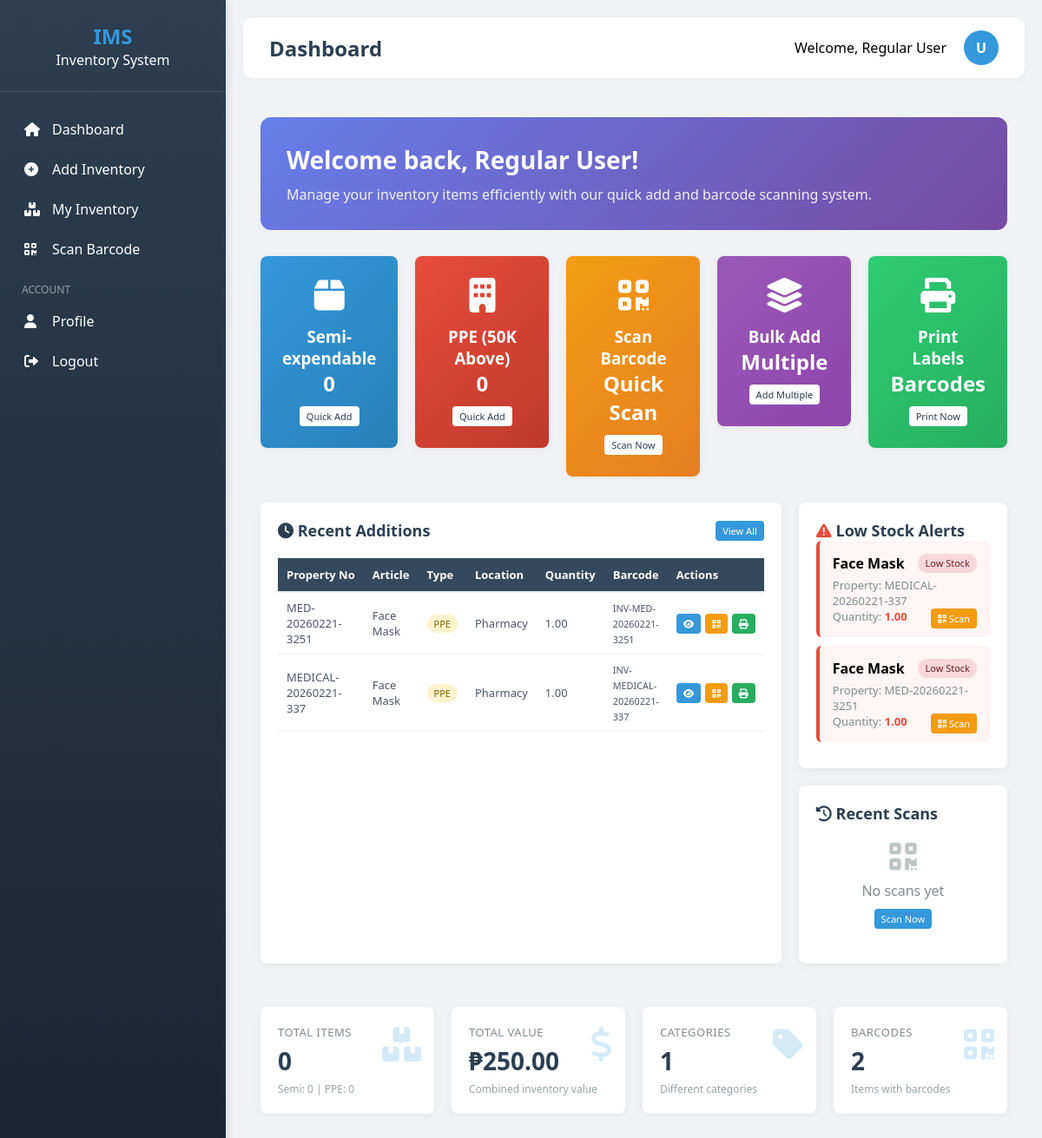
Page /user/dashboard.php (signed in) on the committed database.
### tables this page shows
CREATE TABLE `inventory` (
  `id` int(11) NOT NULL,
  `article_name` varchar(255) NOT NULL,
  `description` text DEFAULT NULL,
  `property_no` varchar(120) DEFAULT NULL,
  `uom` varchar(50) DEFAULT NULL,
  `qty_property_card` decimal(12,2) DEFAULT 0.00,
  `qty_physical_count` decimal(12,2) DEFAULT 0.00,
  `location_id` int(11) DEFAULT NULL,
  `condition_text` varchar(100) DEFAULT NULL,
  `remarks` text DEFAULT NULL,
  `certified_correct` text DEFAULT NULL,
  `approved_by` int(11) DEFAULT NULL,
  `verified_by` int(11) DEFAULT NULL,
  `section_id` int(11) DEFAULT NULL,
  `date_added` timestamp NOT NULL DEFAULT current_timestamp(),
  `date_updated` timestamp NULL DEFAULT NULL,
  `fund_cluster` varchar(50) DEFAULT NULL,
  `unit_value` decimal(12,2) DEFAULT 0.00,
  `equipment_id` int(11) DEFAULT 1,
  `type_equipment` varchar(50) DEFAULT '',
  `category` varchar(50) DEFAULT '',
  `allocate_to` int(11) DEFAULT NULL,
  `barcode_data` varchar(255) DEFAULT NULL,
  `barcode_image` longblob DEFAULT NULL
);

CREATE TABLE `departments` (
  `id` int(11) NOT NULL,
  `building_id` int(11) DEFAULT NULL,
  `name` varchar(255) NOT NULL
);

### user/dashboard.php (the view, shortened to what this page needs)
<?php
require_once '../includes/header.php';
require_once '../includes/functions.php';
$stats = [
    'total_semi' => $conn->query("SELECT COUNT(*) as count FROM inventory WHERE type_equipment = 'semi'")->fetch_assoc()['count'],
    'total_ppe' => $conn->query("SELECT COUNT(*) as count FROM inventory WHERE type_equipment = 'ppe'")->fetch_assoc()['count'],
    'total_value' => $conn->query("SELECT SUM(qty_physical_count * unit_value) as total FROM inventory")->fetch_assoc()['total'] ?? 0,
    'recent' => $conn->query("
        SELECT i.*, d.name as location_name, e.name as equipment_name
        FROM inventory i
        LEFT JOIN departments d ON i.location_id = d.id
        LEFT JOIN equipment e ON i.equipment_id = e.id
        ORDER BY i.date_added DESC
        LIMIT 10
    ")
];
$low_stock = $conn->query("
    SELECT * FROM inventory
    WHERE qty_physical_count <= 5 AND qty_physical_count > 0
    ORDER BY qty_physical_count ASC
    LIMIT 5
");
$recent_scans = $conn->query("
    SELECT a.*, u.username, i.article_name, i.property_no
    FROM activity_log a
    LEFT JOIN users u ON a.user_id = u.id
    LEFT JOIN inventory i ON a.item_id = i.id
    WHERE a.action = 'scan'
    ORDER BY a.date_created DESC
    LIMIT 5
");
?>
<?php include '../includes/sidebar.php'; ?>
<div style="padding: 20px;">
    <div style="background: linear-gradient(135deg, #667eea 0%, #764ba2 100%); padding: 30px; border-radius: 12px; margin-bottom: 30px; color: white;">
        <h1 style="font-size: 28px; margin-bottom: 10px;">Welcome back, <?php echo htmlspecialchars($_SESSION['fullname'] ?? $_SESSION['username']); ?>!</h1>
        <p style="opacity: 0.9;">Manage your inventory items efficiently with our quick add and barcode scanning system.</p>
    </div>
    <div style="display: grid; grid-template-columns: repeat(5, 1fr); gap: 20px; margin-bottom: 30px;">
        <a href="semi_expendable.php" style="text-decoration: none;">
            <div class="stat-card" style="text-align: center; padding: 25px; background: linear-gradient(135deg, #3498db, #2980b9); color: white;">
                <i class="fas fa-box" style="font-size: 40px; margin-bottom: 15px;"></i>
                <h3>Semi-expendable</h3>
                <p style="font-size: 24px; font-weight: bold;"><?php echo $stats['total_semi']; ?></p>
                <span class="btn btn-light btn-sm" style="margin-top: 10px;">Quick Add</span>
            </div>
        </a>
        <a href="ppe_equipment.php" style="text-decoration: none;">
            <div class="stat-card" style="text-align: center; padding: 25px; background: linear-gradient(135deg, #e74c3c, #c0392b); color: white;">
                <i class="fas fa-building" style="font-size: 40px; margin-bottom: 15px;"></i>
                <h3>PPE (50K Above)</h3>
                <p style="font-size: 24px; font-weight: bold;"><?php echo $stats['total_ppe']; ?></p>
                <span class="btn btn-light btn-sm" style="margin-top: 10px;">Quick Add</span>
            </div>
        </a>
        <a href="../scan/index.php" style="text-decoration: none;">
            <div class="stat-card" style="text-align: center; padding: 25px; background: linear-gradient(135deg, #f39c12, #e67e22); color: white;">
                <i class="fas fa-qrcode" style="font-size: 40px; margin-bottom: 15px;"></i>
                <h3>Scan Barcode</h3>
                <p style="font-size: 24px; font-weight: bold;">Quick Scan</p>
                <span class="btn btn-light btn-sm" style="margin-top: 10px;">Scan Now</span>
            </div>
        </a>
        <a href="bulk_add.php" style="text-decoration: none;">
            <div class="stat-card" style="text-align: center; padding: 25px; background: linear-gradient(135deg, #9b59b6, #8e44ad); color: white;">
                <i class="fas fa-layer-group" style="font-size: 40px; margin-bottom: 15px;"></i>
                <h3>Bulk Add</h3>
                <p style="font-size: 24px; font-weight: bold;">Multiple</p>
                <span class="btn btn-light btn-sm" style="margin-top: 10px;">Add Multiple</span>
            </div>
        </a>
        <a href="print_labels.php" style="text-decoration: none;">
            <div class="stat-card" style="text-align: center; padding: 25px; background: linear-gradient(135deg, #2ecc71, #27ae60); color: white;">
                <i class="fas fa-print" style="font-size: 40px; margin-bottom: 15px;"></i>
                <h3>Print Labels</h3>
                <p style="font-size: 24px; font-weight: bold;">Barcodes</p>
                <span class="btn btn-light btn-sm" style="margin-top: 10px;">Print Now</span>
            </div>
        </a>
    </div>
    <div style="display: grid; grid-template-columns: 2fr 1fr; gap: 20px; margin-bottom: 30px;">
        <div class="table-container">
            <div class="table-header">
                <h3 class="table-title"><i class="fas fa-clock"></i> Recent Additions</h3>
                <a href="my_inventory.php" class="btn btn-primary btn-sm">View All</a>
            </div>
            <table>
                <thead>
                    <tr>
                        <th>Property No</th>
                        <th>Article</th>
                        <th>Type</th>
                        <th>Location</th>
                        <th>Quantity</th>
                        <th>Barcode</th>
                        <th>Actions</th>
                    </tr>
                </thead>
                <tbody>
                    <?php while ($item = $stats['recent']->fetch_assoc()): ?>
                    <tr>
                        <td><?php echo htmlspecialchars($item['property_no']); ?></td>
                        <td><?php echo htmlspecialchars($item['article_name']); ?></td>
                        <td>
                            <span class="badge <?php echo $item['type_equipment'] == 'semi' ? 'badge-info' : 'badge-warning'; ?>">
                                <?php echo $item['type_equipment'] == 'semi' ? 'Semi' : 'PPE'; ?>
                            </span>
                        </td>
                        <td><?php echo htmlspecialchars($item['location_name'] ?? 'N/A'); ?></td>
                        <td><?php echo $item['qty_physical_count']; ?></td>
                        <td><small><?php echo htmlspecialchars($item['barcode_data']); ?></small></td>
                        <td>
                            <div style="display: flex; gap: 5px;">
                                <a href="view_inventory.php?id=<?php echo $item['id']; ?>" class="btn btn-info btn-sm" title="View">
                                    <i class="fas fa-eye"></i>
                                </a>
                                <button onclick="scanBarcode('<?php echo $item['barcode_data']; ?>')" class="btn btn-warning btn-sm" title="Scan Barcode">
                                    <i class="fas fa-qrcode"></i>
                                </button>
                                <button onclick="printBarcode('<?php echo $item['barcode_data']; ?>')" class="btn btn-success btn-sm" title="Print Barcode">
                                    <i class="fas fa-print"></i>
                                </button>
                            </div>
                        </td>
                    </tr>
                    <?php endwhile; ?>
                </tbody>
            </table>
        </div>
        <div>
            <div class="table-container" style="margin-bottom: 20px;">
                <h3 class="table-title"><i class="fas fa-exclamation-triangle" style="color: #e74c3c;"></i> Low Stock Alerts</h3>
                <?php if ($low_stock->num_rows > 0): ?>
                    <?php while ($item = $low_stock->fetch_assoc()): ?>
                    <div style="background: #fef5f5; padding: 15px; border-radius: 6px; margin-bottom: 10px; border-left: 4px solid #e74c3c;">
                        <div style="display: flex; justify-content: space-between;">
                            <strong><?php echo htmlspecialchars($item['article_name']); ?></strong>
                            <span class="badge badge-danger">Low Stock</span>
                        </div>
                        <div style="font-size: 13px; color: #7f8c8d; margin-top: 5px;">
                            Property: <?php echo htmlspecialchars($item['property_no']); ?><br>
                            Quantity: <strong style="color: #e74c3c;"><?php echo $item['qty_physical_count']; ?></strong>
                            <button onclick="scanBarcode('<?php echo $item['barcode_data']; ?>')" class="btn btn-warning btn-sm" style="float: right;">
                                <i class="fas fa-qrcode"></i> Scan
                            </button>
                        </div>
                    </div>
                    <?php endwhile; ?>
                <?php else: ?>
                    <p style="text-align: center; color: #7f8c8d; padding: 20px;">No low stock items</p>
                <?php endif; ?>
            </div>
            <div class="table-container">
                <h3 class="table-title"><i class="fas fa-history"></i> Recent Scans</h3>
                <?php if ($recent_scans && $recent_scans->num_rows > 0): ?>
                    <ul class="activity-list">
                        <?php while ($scan = $recent_scans->fetch_assoc()): ?>
                        <li class="activity-item">
                            <div class="activity-dot" style="background: #f39c12;"></div>
                            <div class="activity-content">
                                <div class="activity-title">
                                    <strong><?php echo htmlspecialchars($scan['username'] ?? 'User'); ?></strong>
                                    scanned
                                    <?php if ($scan['item_id']): ?>
                                        <a href="view_inventory.php?id=<?php echo $scan['item_id']; ?>" style="color: #3498db;">
                                            <?php echo htmlspecialchars($scan['article_name'] ?? 'Item'); ?>
                                        </a>
                                    <?php else: ?>
                                        an item
                                    <?php endif; ?>
                                </div>
                                <div class="activity-time">
                                    <?php echo date('M d, H:i A', strtotime($scan['date_created'])); ?>
                                </div>
                            </div>
                        </li>
                        <?php endwhile; ?>
                    </ul>
                    <div style="text-align: center; margin-top: 15px;">
                        <a href="../scan/history.php" class="btn btn-primary btn-sm">View All Scan History</a>
                    </div>
                <?php else: ?>
                    <p style="text-align: center; color: #7f8c8d; padding: 20px;">
                        <i class="fas fa-qrcode" style="font-size: 36px; display: block; margin-bottom: 10px; opacity: 0.5;"></i>
                        No scans yet<br>
                        <a href="../scan/index.php" class="btn btn-primary btn-sm" style="margin-top: 10px;">Scan Now</a>
                    </p>
                <?php endif; ?>
            </div>
        </div>
    </div>
    <div class="stats-grid" style="grid-template-columns: repeat(4, 1fr);">
        <div class="stat-card">
            <div class="stat-icon"><i class="fas fa-boxes"></i></div>
            <div class="stat-title">Total Items</div>
            <div class="stat-value"><?php echo $stats['total_semi'] + $stats['total_ppe']; ?></div>
            <div class="stat-sub">Semi: <?php echo $stats['total_semi']; ?> | PPE: <?php echo $stats['total_ppe']; ?></div>
        </div>
        <div class="stat-card">
            <div class="stat-icon"><i class="fas fa-dollar-sign"></i></div>
            <div class="stat-title">Total Value</div>
            <div class="stat-value">₱<?php echo number_format($stats['total_value'], 2); ?></div>
            <div class="stat-sub">Combined inventory value</div>
        </div>
        <div class="stat-card">
            <div class="stat-icon"><i class="fas fa-tag"></i></div>
            <div class="stat-title">Categories</div>
            <div class="stat-value">
                <?php
                $cats = $conn->query("SELECT COUNT(DISTINCT category) as count FROM inventory")->fetch_assoc()['count'];
                echo $cats;
                ?>
            </div>
            <div class="stat-sub">Different categories</div>
        </div>
        <div class="stat-card">
            <div class="stat-icon"><i class="fas fa-qrcode"></i></div>
            <div class="stat-title">Barcodes</div>
            <div class="stat-value">
                <?php
                $barcodes = $conn->query("SELECT COUNT(*) as count FROM inventory WHERE barcode_data IS NOT NULL")->fetch_assoc()['count'];
                echo $barcodes;
                ?>
            </div>
            <div class="stat-sub">Items with barcodes</div>
        </div>
    </div>
</div>
<?php include '../includes/footer.php'; ?>

### rows in the picture
inventory: property_no "MED-20260221-3251", article_name "Face Mask", type_equipment "PPE", location.name "Pharmacy", qty_physical_count "1.00", barcode_data "INV-MED-20260221-3251"
inventory: property_no "MEDICAL-20260221-337", article_name "Face Mask", type_equipment "PPE", location.name "Pharmacy", qty_physical_count "1.00", barcode_data "INV-MEDICAL-20260221-337"

### other values in the picture
str_replace('_', ' ', $page) "Dashboard"
$_SESSION['fullname'] "Regular User"
substr($_SESSION['username'] ?? 'U', 0, 1) "U"
$stats['total_semi'] "0"
$stats['total_ppe'] "0"
$stats['total_semi'] + $stats['total_ppe'] "0"
$stats['total_value'] "250.00"
$cats "1"
$barcodes "2"
